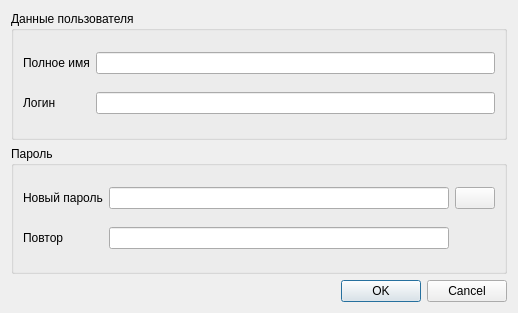
<?xml version="1.0" encoding="UTF-8"?>
<ui version="4.0">
 <class>AddUser</class>
 <widget class="QDialog" name="AddUser">
  <property name="geometry">
   <rect>
    <x>0</x>
    <y>0</y>
    <width>518</width>
    <height>313</height>
   </rect>
  </property>
  <property name="windowTitle">
   <string>Добавить нового пользователя Samba</string>
  </property>
  <layout class="QGridLayout" name="gridLayout">
   <item row="0" column="0">
    <widget class="QGroupBox" name="groupBox_User">
     <property name="title">
      <string>Данные пользователя</string>
     </property>
     <layout class="QGridLayout" name="gridLayout_2">
      <item row="0" column="0">
       <widget class="QLabel" name="label_Full_Name">
        <property name="text">
         <string>Полное имя</string>
        </property>
       </widget>
      </item>
      <item row="1" column="0">
       <widget class="QLabel" name="label_login">
        <property name="text">
         <string>Логин</string>
        </property>
       </widget>
      </item>
      <item row="0" column="1">
       <widget class="QLineEdit" name="llineEdit_Full_Name"/>
      </item>
      <item row="1" column="1">
       <widget class="QLineEdit" name="lineEdit_login"/>
      </item>
     </layout>
    </widget>
   </item>
   <item row="2" column="0">
    <widget class="QDialogButtonBox" name="buttonBox">
     <property name="orientation">
      <enum>Qt::Horizontal</enum>
     </property>
     <property name="standardButtons">
      <set>QDialogButtonBox::Cancel|QDialogButtonBox::Ok</set>
     </property>
    </widget>
   </item>
   <item row="1" column="0">
    <widget class="QGroupBox" name="groupBox_Pass">
     <property name="autoFillBackground">
      <bool>false</bool>
     </property>
     <property name="title">
      <string>Пароль</string>
     </property>
     <property name="flat">
      <bool>false</bool>
     </property>
     <layout class="QGridLayout" name="gridLayout_3">
      <item row="1" column="0">
       <widget class="QLabel" name="label_pass">
        <property name="text">
         <string>Новый пароль</string>
        </property>
       </widget>
      </item>
      <item row="3" column="1">
       <widget class="QLineEdit" name="lineEdit_pass2"/>
      </item>
      <item row="1" column="1">
       <widget class="QLineEdit" name="lineEdit_pass"/>
      </item>
      <item row="3" column="0">
       <widget class="QLabel" name="label_pass_2">
        <property name="text">
         <string>Повтор</string>
        </property>
       </widget>
      </item>
      <item row="1" column="2">
       <widget class="QPushButton" name="pushButton">
        <property name="text">
         <string/>
        </property>
        <property name="icon">
         <iconset resource="res.qrc">
          <normaloff>:/ikonka/image/down.png</normaloff>:/ikonka/image/down.png</iconset>
        </property>
       </widget>
      </item>
     </layout>
    </widget>
   </item>
  </layout>
 </widget>
 <resources>
  <include location="res.qrc"/>
 </resources>
 <connections>
  <connection>
   <sender>buttonBox</sender>
   <signal>accepted()</signal>
   <receiver>AddUser</receiver>
   <slot>accept()</slot>
   <hints>
    <hint type="sourcelabel">
     <x>248</x>
     <y>254</y>
    </hint>
    <hint type="destinationlabel">
     <x>157</x>
     <y>274</y>
    </hint>
   </hints>
  </connection>
  <connection>
   <sender>buttonBox</sender>
   <signal>rejected()</signal>
   <receiver>AddUser</receiver>
   <slot>reject()</slot>
   <hints>
    <hint type="sourcelabel">
     <x>316</x>
     <y>260</y>
    </hint>
    <hint type="destinationlabel">
     <x>286</x>
     <y>274</y>
    </hint>
   </hints>
  </connection>
 </connections>
</ui>
